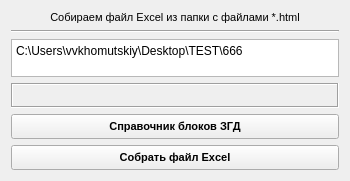
<?xml version="1.0" encoding="UTF-8"?>
<ui version="4.0">
 <class>Form</class>
 <widget class="QWidget" name="Form">
  <property name="geometry">
   <rect>
    <x>0</x>
    <y>0</y>
    <width>350</width>
    <height>177</height>
   </rect>
  </property>
  <property name="minimumSize">
   <size>
    <width>350</width>
    <height>0</height>
   </size>
  </property>
  <property name="maximumSize">
   <size>
    <width>350</width>
    <height>16777215</height>
   </size>
  </property>
  <property name="sizeIncrement">
   <size>
    <width>0</width>
    <height>0</height>
   </size>
  </property>
  <property name="baseSize">
   <size>
    <width>0</width>
    <height>0</height>
   </size>
  </property>
  <property name="windowTitle">
   <string>ReadHTML</string>
  </property>
  <property name="windowIcon">
   <iconset>
    <normaloff>logo.ico</normaloff>logo.ico</iconset>
  </property>
  <property name="styleSheet">
   <string notr="true"/>
  </property>
  <layout class="QGridLayout" name="gridLayout">
   <item row="4" column="0">
    <widget class="QPlainTextEdit" name="plainTextEdit_10">
     <property name="enabled">
      <bool>true</bool>
     </property>
     <property name="sizePolicy">
      <sizepolicy hsizetype="Expanding" vsizetype="Fixed">
       <horstretch>0</horstretch>
       <verstretch>0</verstretch>
      </sizepolicy>
     </property>
     <property name="minimumSize">
      <size>
       <width>0</width>
       <height>38</height>
      </size>
     </property>
     <property name="maximumSize">
      <size>
       <width>16777215</width>
       <height>38</height>
      </size>
     </property>
     <property name="plainText">
      <string>C:\Users\vvkhomutskiy\Desktop\TEST\666</string>
     </property>
     <property name="placeholderText">
      <string>Перетащите сюда папку с файлами *.html</string>
     </property>
    </widget>
   </item>
   <item row="1" column="0">
    <widget class="Line" name="line">
     <property name="orientation">
      <enum>Qt::Horizontal</enum>
     </property>
    </widget>
   </item>
   <item row="5" column="0">
    <widget class="QLabel" name="label">
     <property name="sizePolicy">
      <sizepolicy hsizetype="Preferred" vsizetype="Expanding">
       <horstretch>0</horstretch>
       <verstretch>0</verstretch>
      </sizepolicy>
     </property>
     <property name="minimumSize">
      <size>
       <width>0</width>
       <height>25</height>
      </size>
     </property>
     <property name="maximumSize">
      <size>
       <width>16777215</width>
       <height>25</height>
      </size>
     </property>
     <property name="font">
      <font>
       <pointsize>8</pointsize>
      </font>
     </property>
     <property name="frameShape">
      <enum>QFrame::Box</enum>
     </property>
     <property name="frameShadow">
      <enum>QFrame::Sunken</enum>
     </property>
     <property name="text">
      <string/>
     </property>
     <property name="alignment">
      <set>Qt::AlignLeading|Qt::AlignLeft|Qt::AlignTop</set>
     </property>
     <property name="wordWrap">
      <bool>true</bool>
     </property>
    </widget>
   </item>
   <item row="7" column="0">
    <widget class="QPushButton" name="pushButton_4">
     <property name="sizePolicy">
      <sizepolicy hsizetype="Minimum" vsizetype="Expanding">
       <horstretch>0</horstretch>
       <verstretch>0</verstretch>
      </sizepolicy>
     </property>
     <property name="minimumSize">
      <size>
       <width>0</width>
       <height>25</height>
      </size>
     </property>
     <property name="maximumSize">
      <size>
       <width>16777215</width>
       <height>25</height>
      </size>
     </property>
     <property name="font">
      <font>
       <pointsize>8</pointsize>
       <weight>75</weight>
       <bold>true</bold>
      </font>
     </property>
     <property name="text">
      <string>Собрать файл Excel</string>
     </property>
     <property name="shortcut">
      <string>Esc</string>
     </property>
    </widget>
   </item>
   <item row="0" column="0">
    <widget class="QLabel" name="label_2">
     <property name="sizePolicy">
      <sizepolicy hsizetype="Preferred" vsizetype="Expanding">
       <horstretch>0</horstretch>
       <verstretch>0</verstretch>
      </sizepolicy>
     </property>
     <property name="minimumSize">
      <size>
       <width>0</width>
       <height>13</height>
      </size>
     </property>
     <property name="maximumSize">
      <size>
       <width>16777215</width>
       <height>13</height>
      </size>
     </property>
     <property name="font">
      <font>
       <pointsize>8</pointsize>
      </font>
     </property>
     <property name="frameShape">
      <enum>QFrame::NoFrame</enum>
     </property>
     <property name="frameShadow">
      <enum>QFrame::Plain</enum>
     </property>
     <property name="text">
      <string>Собираем файл Excel из папки с файлами *.html</string>
     </property>
     <property name="alignment">
      <set>Qt::AlignHCenter|Qt::AlignTop</set>
     </property>
     <property name="wordWrap">
      <bool>true</bool>
     </property>
    </widget>
   </item>
   <item row="6" column="0">
    <widget class="QPushButton" name="pushButton_5">
     <property name="sizePolicy">
      <sizepolicy hsizetype="Minimum" vsizetype="Expanding">
       <horstretch>0</horstretch>
       <verstretch>0</verstretch>
      </sizepolicy>
     </property>
     <property name="minimumSize">
      <size>
       <width>0</width>
       <height>25</height>
      </size>
     </property>
     <property name="maximumSize">
      <size>
       <width>16777215</width>
       <height>25</height>
      </size>
     </property>
     <property name="font">
      <font>
       <pointsize>8</pointsize>
       <weight>75</weight>
       <bold>true</bold>
      </font>
     </property>
     <property name="text">
      <string>Справочник блоков ЗГД</string>
     </property>
     <property name="shortcut">
      <string>Esc</string>
     </property>
    </widget>
   </item>
  </layout>
 </widget>
 <tabstops>
  <tabstop>pushButton_4</tabstop>
 </tabstops>
 <resources/>
 <connections/>
</ui>
